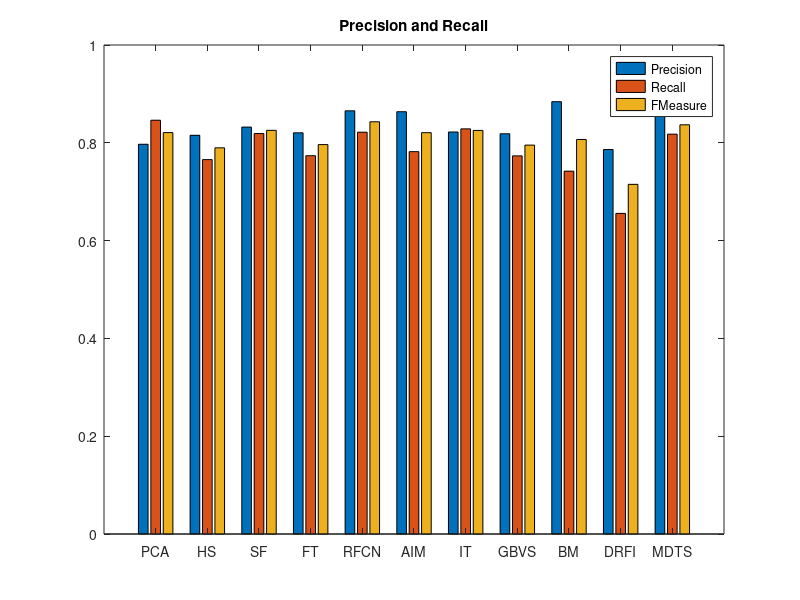

Write MATLAB code to recreate this figure.
clear;
close all;
clc;
Precision=[0.797009 0.815369 0.832162 0.820447 0.865443 0.86361 0.822107 0.818487 0.884089 0.786283 0.856924 ];
Recall = [0.846184 0.765644 0.818961 0.773621 0.821652 0.78193 0.828532 0.773323 0.74201 0.655659 0.817653 ];


fMeasure=2*(Precision.*Recall)./(Precision+Recall);
bar([Precision;Recall;fMeasure]');
legend('Precision','Recall','FMeasure')
set(gca,'XTickLabel',{'PCA','HS','SF','FT','RFCN','AIM','IT','GBVS','BM','DRFI','MDTS'})
title('Precision and Recall')